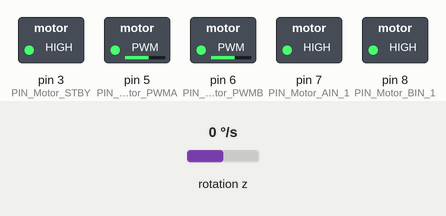
Simulated run of this sketch. Board: Arduino Uno, built with avr-gcc and run on an emulated ATmega328P. Shown: switched loads named in the sketch (green lamp = pin HIGH). Inputs (shaded band) come from the test bench; at power-on: rotation z 0 °/s.

Above: at 3.2 s.
3.3 s: rotation z set to 14 °/s
At 5.7 s:
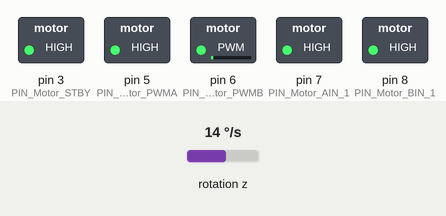
6.3 s: rotation z set to -192 °/s
At 7.0 s:
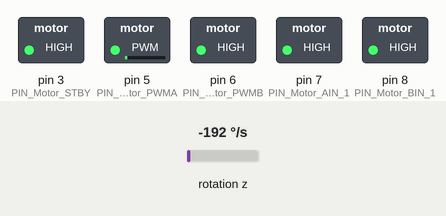
At 23.58 s:
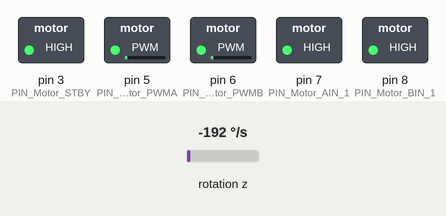
Timing chart, 0 to 59.1 s (numbered marks = the images above; inputs shaded):
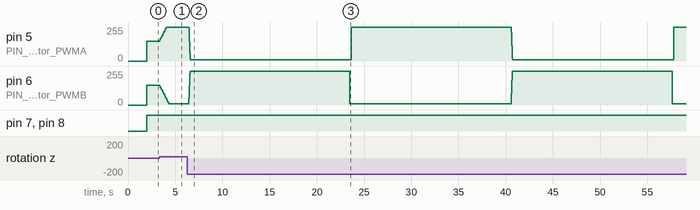

Measured:
- after the input at 3.3 s, pin 5 (PIN_Motor_PWMA): moves from 150/255 to 255/255 over 0.71 s, starting after 0.08 s; pin 6 (PIN_Motor_PWMB): moves from 150/255 to 10/255 over 0.93 s, starting after 0.08 s
- after the input at 6.3 s, pin 5 (PIN_Motor_PWMA): ramps from 255/255 to 10/255 and jumps back, once every 34.1 s; pin 6 (PIN_Motor_PWMB): ramps from 10/255 to 255/255 and jumps back, once every 34.1 s

The sketch:

move_direction.ino
```cpp
/*
 * 2026-2-5 (Bingle Li)
 * Straight Line Driving Example (PID Control based on MPU6050)
 * Suitable for TB6612 Motor Driver Version
 * * Main Features:
 * - Get Yaw angle via MPU6050
 * - Use PID control algorithm to adjust left/right wheel speeds to maintain a straight line
 * * Hardware Connections:
 * - Motor AIN_1 -> Arduino Pin 7
 * - Motor BIN_1 -> Arduino Pin 8
 * - Motor PWMA  -> Arduino Pin 5 (PWM)
 * - Motor PWMB  -> Arduino Pin 6 (PWM)
 * - Motor STBY  -> Arduino Pin 3 (High level enable)
 * - MPU6050 SDA -> Arduino A4
 * - MPU6050 SCL -> Arduino A5
*/

#include <Wire.h>
#include <MPU6050.h>

// --- Hardware Definitions (TB6612 Version) ---
#define PIN_Motor_PWMA 5
#define PIN_Motor_PWMB 6
#define PIN_Motor_AIN_1 7  // [Changed]
#define PIN_Motor_BIN_1 8  // [Changed]
#define PIN_Motor_STBY 3   // [New]

#define direction_just true
#define direction_back false

MPU6050 accelgyro;
int16_t gz;
float yaw = 0;
float yaw_target = 0;
unsigned long lastTime = 0;
float dt = 0;

// PID Parameters (Source: 1001-1002)
uint8_t Kp = 10;
uint8_t UpperLimit = 255;

void setup() {
  // 1. Initialize motor pins
  pinMode(PIN_Motor_PWMA, OUTPUT);
  pinMode(PIN_Motor_PWMB, OUTPUT);
  pinMode(PIN_Motor_AIN_1, OUTPUT);
  pinMode(PIN_Motor_BIN_1, OUTPUT);
  pinMode(PIN_Motor_STBY, OUTPUT);

  // Enable TB6612
  digitalWrite(PIN_Motor_STBY, HIGH);

  // 2. Initialize MPU6050 (Source: 847-866)
  Wire.begin();
  Serial.begin(9600);
  accelgyro.initialize();

  // 3. Simple calibration (Source: 872-881)
  // Place the car still for a few seconds after power-up to calibrate zero offset
  delay(2000);
}

// Get Yaw Angle (Source: 895-909)
void updateYaw() {
  unsigned long now = millis();
  dt = (now - lastTime) / 1000.0;
  lastTime = now;

  gz = accelgyro.getRotationZ();
  // 131.0 is the sensitivity of MPU6050
  float gyroz = (gz) / 131.0;

  // Simple integration
  if (abs(gyroz) > 0.5) {
     yaw += gyroz * dt;
  }
}

/*
 * Straight Line PID Control Logic
 * Formula Source: Source 1035, 1044
 */
void moveStraight(uint8_t baseSpeed) {
  updateYaw(); // Update current angle

  int error = yaw - yaw_target;

  // Calculate left/right wheel speeds based on Demo4 formula
  // R = (Yaw - yaw_So) * Kp + speed
  // L = (yaw_So - Yaw) * Kp + speed

  int speed_R = baseSpeed + (error * Kp);
  int speed_L = baseSpeed - (error * Kp);

  // Speed limiting (Clamping) (Source: 1036-1052)
  if (speed_R > UpperLimit) speed_R = UpperLimit;
  if (speed_R < 0) speed_R = 0; // Prevent reversal or too low speed
  if (speed_R < 10) speed_R = 10; // Minimum startup speed

  if (speed_L > UpperLimit) speed_L = UpperLimit;
  if (speed_L < 0) speed_L = 0;
  if (speed_L < 10) speed_L = 10;

  // Drive motors (STBY already set HIGH in setup)
  digitalWrite(PIN_Motor_AIN_1, direction_just);
  analogWrite(PIN_Motor_PWMA, speed_R);

  digitalWrite(PIN_Motor_BIN_1, direction_just);
  analogWrite(PIN_Motor_PWMB, speed_L);
}

void loop() {
  // Keep driving straight
  moveStraight(150);
  delay(10);
}
```
